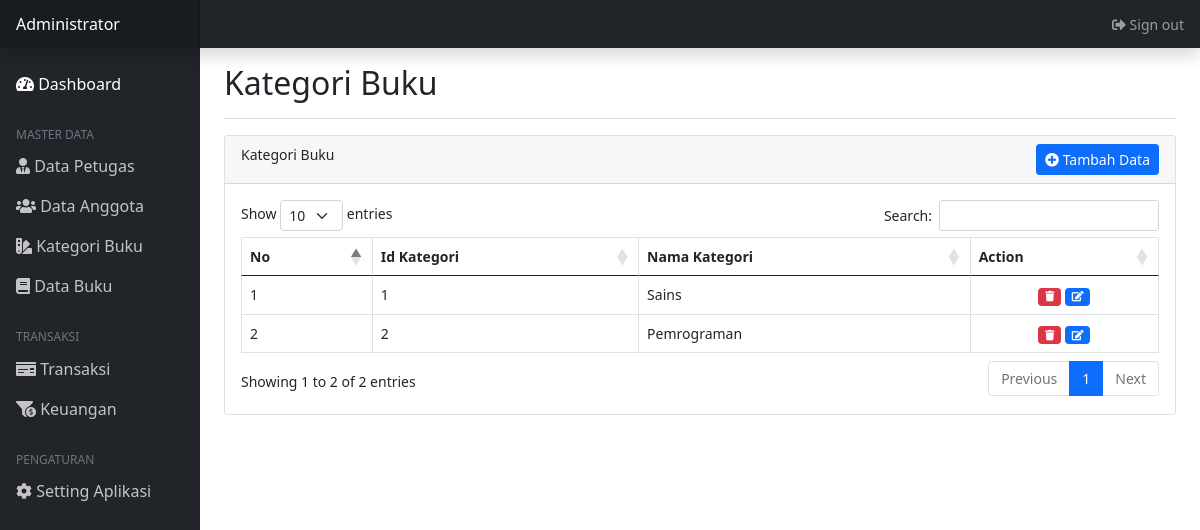
The app's page /kategoribuku (signed in) with its own data.
### tables this page shows
CREATE TABLE `kategori_buku` (
  `id_kategoribuku` int(11) NOT NULL AUTO_INCREMENT,
  `nama_kategoribuku` varchar(11) DEFAULT NULL,
  PRIMARY KEY (`id_kategoribuku`)
);

### php/Database.php (called while the page is built, shortened)
<?php
class Database {
    public static function getKoneksi(){
        $db = new mysqli('localhost', 'root', '', 'dbk_perpus');
        return $db;
    }
}
?>

### php/Buku.php (called while the page is built, shortened)
<?php
require_once('Database.php');
class Buku{
    private $db;
    public function __construct(){
        $this->db = Database::getKoneksi();
    }
    public function TampilkanKategoriBuku(){
        $res = $this->db->query("SELECT *FROM kategori_buku");
        while($row = $res->fetch_object()):
            $data[] = $row;
        endwhile;
        if(empty($data)){
            return null;
        }else{
            return $data;
        }
    }
}
$Buku = new Buku;
?>

### views/admin/masterdata/kategoribuku.php (the view, shortened to what this page needs)
<?php
require_once('./php/Auth.php');
require_once('./php/Buku.php');
?>
<!doctype html>
<html lang="en">
<?php include_once('./views/partisi/head.php'); ?>
<link rel="stylesheet" href="../../public/assets/css/admin.css">
<body>
<?php include_once('./views/partisi/navbar.php'); ?>
<div class="container-fluid">
<div class="row">
<?php include_once('./views/partisi/sidebar.php'); ?>
  <main class="col-md-9 ms-sm-auto col-lg-10 px-md-4">
    <div class="d-flex justify-content-between flex-wrap flex-md-nowrap align-items-center pt-3 pb-2 mb-3 border-bottom">
      <h1 class="h2">Kategori Buku</h1>
    </div>
    <div class="card">
        <div class="card-header">
            Kategori Buku
            <a data-bs-toggle="modal" data-bs-target="#tambahKategori" class="btn btn-primary btn-sm" style="float:right; margin-left:5px;"><i class="fas fa-plus-circle"></i> Tambah Data</a>
        </div>
        <div class="card-body">
        <table class="table table-bordered" id="DataTable">
          <thead>
            <tr>
              <th scope="col">No</th>
              <th scope="col">Id Kategori</th>
              <th scope="col">Nama Kategori</th>
              <th scope="col">Action</th>
            </tr>
          </thead>
          <tbody>
            <?php if(!empty($Buku->TampilkanKategoriBuku())): ?>
            <?php $i=1; foreach ($Buku->TampilkanKategoriBuku() as $x): ?>
            <tr>
              <td><?= $i++; ?></td>
              <td><?= $x->id_kategoribuku; ?></td>
              <td><?= $x->nama_kategoribuku; ?></td>
              <td>
                <center>
                  <a onclick="return confirm('Yakin Mau Menghapus Data Ini ? ')" href="../../../php/Buku.php?hapus_kategoribuku&id=<?= $x->id_kategoribuku; ?>"><span class="badge bg-danger"><i class="fas fa-trash"></i></span></a>
                  <a href="#" data-bs-toggle="modal" data-bs-target=".edit" <?= "data-id=".$x->id_kategoribuku.""; ?>><span class="badge bg-primary"><i class="fas fa-edit"></i></span></a>
                </center>
              </td>
            </tr>
            <?php endforeach; ?>
            <?php endif; ?>
          </tbody>
        </table>
      </div>
    </div>
  </main>
</div>
</div>
</body>
</html>

### public/assets/css/admin.css (style rules this page uses)
body { font-size: .875rem; }

### records on screen
kategori_buku: id_kategoribuku "1", nama_kategoribuku "Sains"
kategori_buku: id_kategoribuku "2", nama_kategoribuku "Pemrograman"
